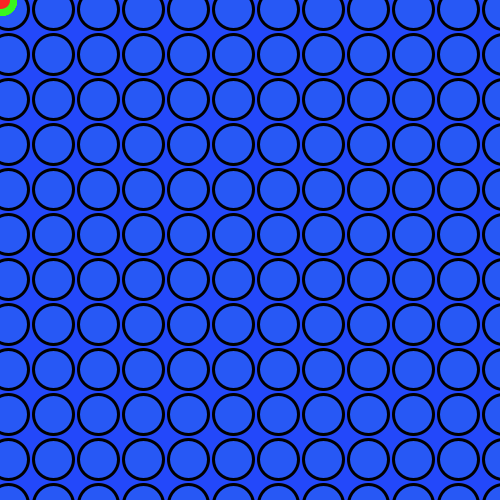
Frame 1 (no input)
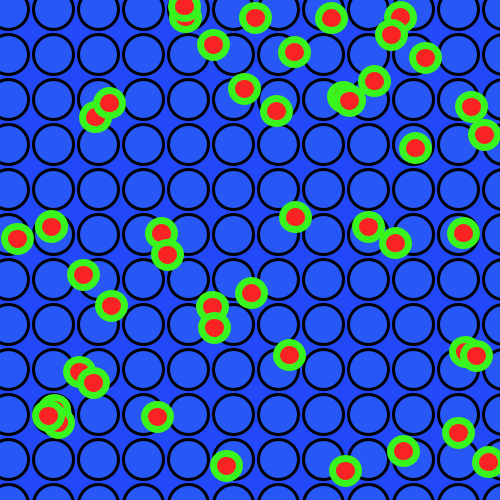
Frame 60 (the mouse pressed at the canvas centre just before this capture)
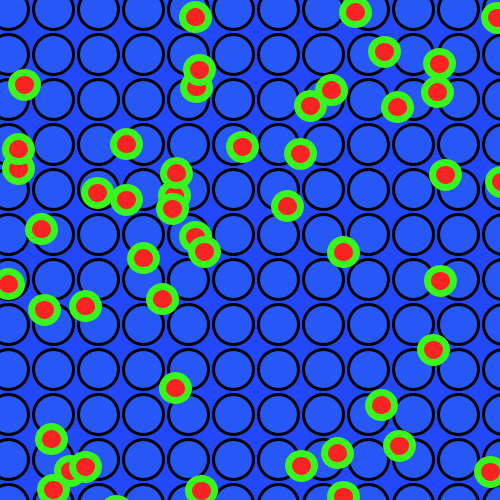
Frame 120 (the mouse held since frame 60 and released just before this capture)

The Processing sketch that drew these frames (run headless with seeded random() and noise(); from frame 60 on, the mouse is pressed at the canvas centre):

// Processing sketch: processing_99486
// ── processing_99486.pde

//Bucle

int totalElements = 50;
int tamany = 40;
float [] pX = new float [totalElements];
float [] pY = new float [totalElements];
float [] vX = new float [totalElements];
float [] vY = new float [totalElements];

void setup() {
  size(500, 500);



  background(241, 30, 245);

  for (int i=0; i <totalElements; i++) {

    vX [i] = random (-20, 20);
    vY [i] = random (-20, 20);
  }
}

void draw() {
  background(35, 72, 250);  
  dibuixa_fons();
  //background(35,72,250);
  //for (int i=0; i<=height; i = i+5) {

  // }
  for (int i=0; i<totalElements; i++) {
    posiciona_element(pX[i], pY[i]);
    actualitza_posicio (i);
  }
}

void dibuixa_fons() {
  for (int y=0; y < height; y+=5+tamany) {

    for (int x=0; x < width;x+=5+tamany) {
      strokeWeight(3);
      stroke(0);
      fill(64, (200), (203), 30);
      ellipse(x+8, y+9, tamany, tamany);
    }
  }
}
void posiciona_element(float pX, float pY) {
  fill(250, 35, 35);
  strokeWeight(7);
  stroke(57, 245, 30);
  ellipse(pX, pY, 26, 25);
}
void actualitza_posicio (int i) {
  pX [i] = pX [i] + vX[i];
  pY [i] = pY [i] + vY[i];

  if (pX [i] < 0 ||pX [i] > width) {
    vX [i] = -vX [i];
  }       
  if (pY [i] < 0 ||pY [i] > height) {
    vY [i] = -vY [i];
  }
}
